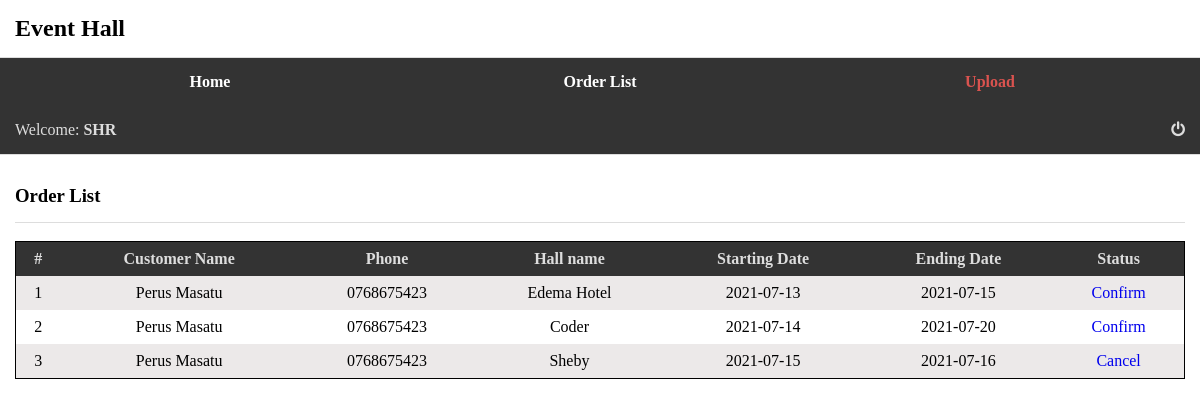
Page /order-list.php (signed in) on the committed database.
### tables this page shows
CREATE TABLE `customer_order` (
  `id` int(11) NOT NULL,
  `hall_id` int(11) NOT NULL,
  `cust_id` int(11) NOT NULL,
  `start_date` date NOT NULL,
  `end_date` date NOT NULL,
  `created_at` timestamp NOT NULL,
  `status` varchar(50) DEFAULT NULL
);

CREATE TABLE `user` (
  `id` int(11) NOT NULL,
  `fullname` varchar(255) NOT NULL,
  `phone` varchar(255) NOT NULL,
  `email` varchar(255) NOT NULL,
  `address` varchar(255) NOT NULL,
  `sex` varchar(1) NOT NULL,
  `password` varchar(255) NOT NULL,
  `role_id` int(11) NOT NULL DEFAULT '1'
);

CREATE TABLE `hall` (
  `id` int(11) NOT NULL,
  `hall_name` varchar(255) NOT NULL,
  `capacity` int(11) NOT NULL,
  `price` float NOT NULL,
  `description` varchar(1000) NOT NULL,
  `hall_picture` varchar(255) NOT NULL,
  `manager_id` int(11) NOT NULL
);

### order-list.php (the view, shortened to what this page needs)
<?php require "php/dbconn.php";?>
<!DOCTYPE html>
<html lang="en">
<head>
    <link rel="stylesheet" href="css/default/awesome/css/font-awesome.min.css">
    <link rel="stylesheet" href="css/default.min.css">
    <link rel="stylesheet" href="css/style.css">
</head>
<body>
    <header class="pad-15 underline">
        <h2>Event Hall</h2>
    </header>
    <nav class="flex pad-15 bg-333 txt-fff">
        <div class="flex-1 flex-center"><a href="manager.php" class="txt-fff bold">Home</a></div>
        <div class="flex-1 flex-center"><a href="order-list.php" class="txt-fff bold">Order List</a></div>
        <div class="flex-1 flex-center"><a href="upload-hall.php" class="txt-red bold">Upload</a></div>
    </nav>
    <?php require "intro.php" ?>
    <main class="flex-cente flow-y-auto pad-15 upload-page">
        <h3 class="underline pad-tb-15">Order List</h3><br>
        <table class="wt-100" cellspacing=0>
            <tr class="bg-333 txt-ddd">
                <th>#</th>
                <th>Customer Name</th>
                <th>Phone</th>
                <th>Hall name</th>
                <th>Starting Date</th>
                <th>Ending Date</th>
                <th>Status</th>
            </tr>
            <?php
                    $mgr_id = $_SESSION['user_id'];
                    $i=1;
                    $list = $conn->query("SELECT u.phone, hall_name, u.fullname, start_date, end_date, status, co.id as id FROM user u, customer_order co, hall h WHERE u.id = co.cust_id AND h.id = co.hall_id AND h.manager_id = (SELECT id FROM user u WHERE u.id = '$mgr_id')");
                    foreach($list as $row) { ?>
            <tr>
                <td align=center><?=$i++?></td>
                <td align=center><?=$row['fullname']?></td>
                <td align=center><?=$row['phone']?></td>
                <td align=center><?=$row['hall_name']?></td>
                <td align=center><?=$row['start_date']?></td>
                <td align=center><?=$row['end_date']?></td>
                <td align=center>
                    <?php if ($row['status'] == 'confirmed') {?>
                        <a href="php/change-status.php?status=cancelled&order_id=<?=$row['id']?>">Cancel</a>
                    <?php } else if($row['status'] == 'cancelled'){ ?>
                        <a href="php/change-status.php?status=confirmed&order_id=<?=$row['id']?>">Confirm</a>
                    <?php } else {?>
                        <a href="php/change-status.php?status=cancelled&order_id=<?=$row['id']?>">Cancel</a>
                        <a href="php/change-status.php?status=confirmed&order_id=<?=$row['id']?>">Confirm</a>
                    <?php } ?>
                </td>
            </tr>
            <?php } ?>
        </table>
    </main>
</body>
</html>

### css/style.css (style rules this page uses)
main { height: calc(100% - 118px); }
main.upload-page { height: calc(100% - 136px); }
th, td { padding: 8px; }
table { border: 1px solid black; }
tr:nth-child(even) { background-color: rgb(236, 233, 233); font-weight: 200; }

### rows in the picture
customer_order: user.fullname "Perus Masatu", user.phone "0768675423", hall.hall_name "Edema Hotel", start_date "2021-07-13", end_date "2021-07-15"
customer_order: user.fullname "Perus Masatu", user.phone "0768675423", hall.hall_name "Coder", start_date "2021-07-14", end_date "2021-07-20"
customer_order: user.fullname "Perus Masatu", user.phone "0768675423", hall.hall_name "Sheby", start_date "2021-07-15", end_date "2021-07-16"

### other values in the picture
$_SESSION['username'] "SHR"
